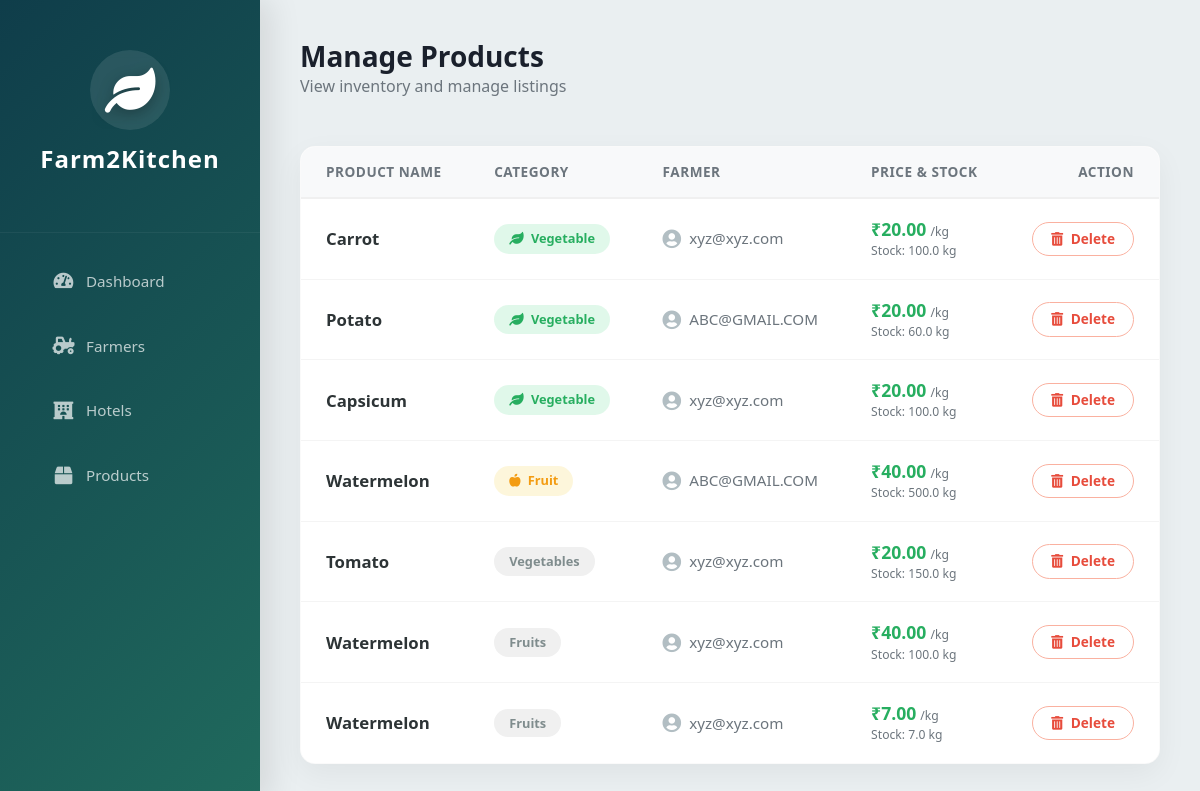
/dashboard/, run on the app's committed database.
### pages/models.py (models this page shows, shortened)
class Product(models.Model):
    CATEGORY_CHOICES = (('Veg', 'Vegetables'), ('Fruit', 'Fruits'), ('Grain', 'Grains'), ('Dairy', 'Dairy'))
    farmer = models.ForeignKey(User, on_delete=models.CASCADE, related_name='products', default="True")
    name = models.CharField(max_length=100)
    category = models.CharField(max_length=50, choices=CATEGORY_CHOICES, default='')
    price_per_kg = models.DecimalField(max_digits=10, decimal_places=2, default=0.00)
    quantity_available = models.FloatField(default=0.0) # in kg
    is_active = models.BooleanField(default=True) # Admin can hide product

### pages/views.py (the view)
# urls.py: path('dashboard/', dashboard_view, name='dashboard'),
def dashboard_view(request):
    products_list = Product.objects.all()
    context = {
        "products": products_list,
    }
    return render(request, "pages/manage_products.html", context)

### pages/templates/pages/manage_products.html (shortened to what this page needs)
<!DOCTYPE html>
<html lang="en">
<head>
    <link rel="stylesheet" href="https://stackpath.bootstrapcdn.com/bootstrap/4.5.2/css/bootstrap.min.css">
    <link rel="stylesheet" href="https://cdnjs.cloudflare.com/ajax/libs/font-awesome/5.15.4/css/all.min.css">
</head>
<body>
    <div class="sidebar">
        <div class="brand-logo">
            <div class="logo-icon"><i class="fas fa-leaf"></i></div>
            <h4 style="font-weight: 700; letter-spacing: 1px;">Farm2Kitchen</h4>
        </div>
        <a href="{% url 'admin_dashboard' %}" class="{% if request.resolver_match.url_name == 'admin_dashboard' %}active{% endif %}">
            <i class="fas fa-tachometer-alt"></i> Dashboard
        </a>
        <a href="{% url 'manage_farmers' %}" class="{% if request.resolver_match.url_name == 'manage_farmers' %}active{% endif %}">
            <i class="fas fa-tractor"></i> Farmers
        </a>
        <a href="{% url 'manage_hotels' %}" class="{% if request.resolver_match.url_name == 'manage_hotels' %}active{% endif %}">
            <i class="fas fa-hotel"></i> Hotels
        </a>
        <a href="{% url 'manage_products' %}" class="{% if request.resolver_match.url_name == 'manage_products' %}active{% endif %}">
            <i class="fas fa-box"></i> Products
        </a>
    </div>
    <div class="main-content">
        <div class="d-flex justify-content-between align-items-center mb-5">
            <div>
                <h3 style="font-weight: 800; color: #1a202c; margin:0;">Manage Products</h3>
                <p class="text-muted m-0">View inventory and manage listings</p>
            </div>
        </div>
        <div class="table-container">
            <table class="table table-hover mb-0">
                <thead>
                    <tr>
                        <th>Product Name</th>
                        <th>Category</th>
                        <th>Farmer</th>
                        <th>Price & Stock</th>
                        <th class="text-right">Action</th>
                    </tr>
                </thead>
                <tbody>
                    {% for product in products %}
                    <tr>
                        <td>
                            <strong style="font-size: 1.05rem; color: #2d3436;">{{ product.name }}</strong>
                        </td>
                        <td>
                            {% if product.category == 'Veg' %}
                                <span class="badge badge-pill badge-soft-success"><i class="fas fa-leaf mr-1"></i> Vegetable</span>
                            {% elif product.category == 'Fruit' %}
                                <span class="badge badge-pill badge-soft-warning"><i class="fas fa-apple-alt mr-1"></i> Fruit</span>
                            {% elif product.category == 'Dairy' %}
                                <span class="badge badge-pill badge-soft-info"><i class="fas fa-cheese mr-1"></i> Dairy</span>
                            {% else %}
                                <span class="badge badge-pill badge-soft-secondary">{{ product.category }}</span>
                            {% endif %}
                        </td>
                        <td>
                            <div class="d-flex align-items-center text-muted">
                                <i class="fas fa-user-circle mr-2" style="font-size: 1.2rem; color: #b2bec3;"></i>
                                {{ product.farmer.username }}
                            </div>
                        </td>
                        <td>
                            <div style="line-height: 1.2;">
                                <strong style="color: #27ae60; font-size: 1.1rem;">₹{{ product.price_per_kg }}</strong> <small class="text-muted">/kg</small><br>
                                <small class="text-secondary">Stock: {{ product.quantity_available }} kg</small>
                            </div>
                        </td>
                        <td class="text-right">
                            <a href="{% url 'delete_product' product.id %}"
                               class="btn btn-delete"
                               onclick="return confirm('Remove this product listing?');">
                                <i class="fas fa-trash-alt mr-1"></i> Delete
                            </a>
                        </td>
                    </tr>
                    {% empty %}
                    <tr><td colspan="5" class="text-center py-5 text-muted">No products listing found.</td></tr>
                    {% endfor %}
                </tbody>
            </table>
        </div>
    </div>
</body>
</html>

### pages/templates/pages/manage_products.html (style rules this page uses)
:root { --primary-green: #2ecc71; --sidebar-width: 260px; --sidebar-gradient: linear-gradient(135deg, #0f3d4a 0%, #206a5d 100%); --bg-light: #eaeff1; --card-radius: 20px; --btn-radius: 50px; }
body { background-color: var(--bg-light); font-family: 'Segoe UI', Roboto, sans-serif; color: #444; overflow-x: hidden; }
.sidebar { height: 100vh; width: var(--sidebar-width); position: fixed; top: 0; left: 0; background: var(--sidebar-gradient); color: white; box-shadow: 10px 0 30px rgba(0,0,0,0.1); z-index: 1000; padding-top: 20px; }
.brand-logo { text-align: center; padding: 30px 20px 50px 20px; border-bottom: 1px solid rgba(255,255,255,0.05); margin-bottom: 20px; }
.logo-icon { font-size: 45px; color: #fff; margin-bottom: 10px; text-shadow: 0 4px 15px rgba(0,0,0,0.3); background: rgba(255,255,255,0.1); width: 80px; height: 80px; line-height: 80px; border-radius: 50%; margin: 0 auto 15px auto; backdrop-filter: blur(5px); }
.sidebar a { padding: 16px 30px; display: flex; align-items: center; color: rgba(255,255,255,0.7); text-decoration: none; transition: all 0.3s cubic-bezier(0.25, 0.8, 0.25, 1); margin: 8px 20px; border-radius: var(--btn-radius); font-size: 0.95rem; font-weight: 500; border: 1px solid transparent; }
.sidebar a i { width: 25px; text-align: center; margin-right: 10px; font-size: 1.1rem; }
.main-content { margin-left: var(--sidebar-width); padding: 40px; }
.table-container { background: white; padding: 0; border-radius: 15px; box-shadow: 0 10px 30px rgba(0,0,0,0.05); overflow: hidden; border: 1px solid rgba(0,0,0,0.02); }
.table thead th { border-top: none; border-bottom: 2px solid #f0f0f0; background-color: #f8f9fa; color: #6c757d; font-weight: 700; text-transform: uppercase; font-size: 0.85rem; letter-spacing: 0.5px; padding: 15px 25px; }
.table tbody td { vertical-align: middle; padding: 20px 25px; color: #444; border-top: 1px solid #f4f4f4; font-size: 0.95rem; }
.table-hover tbody tr { transition: background-color 0.2s, transform 0.2s; }
.badge-pill { padding: 8px 15px; font-weight: 600; font-size: 0.8rem; }
.badge-soft-success { background-color: rgba(46, 204, 113, 0.15); color: #27ae60; }
.badge-soft-warning { background-color: rgba(241, 196, 15, 0.15); color: #f39c12; }
.badge-soft-secondary { background-color: #f0f0f0; color: #7f8c8d; }
.btn-delete { background: #fff; color: #e74c3c; border: 1px solid #fab1a0; padding: 6px 18px; border-radius: var(--btn-radius); font-size: 0.85rem; font-weight: 600; transition: all 0.3s; }

### data on the page
Product: name "Carrot", category "Veg" (drawn), farmer.username "xyz@xyz.com", price_per_kg "20.00", quantity_available "100.0"
Product: name "Potato", category "Veg" (drawn), farmer.username "ABC@GMAIL.COM", price_per_kg "20.00", quantity_available "60.0"
Product: name "Capsicum", category "Veg" (drawn), farmer.username "xyz@xyz.com", price_per_kg "20.00", quantity_available "100.0"
Product: name "Watermelon", category "Fruit" (drawn), farmer.username "ABC@GMAIL.COM", price_per_kg "40.00", quantity_available "500.0"
Product: name "Tomato", category "Vegetables", farmer.username "xyz@xyz.com", price_per_kg "20.00", quantity_available "150.0"
Product: name "Watermelon", category "Fruits", farmer.username "xyz@xyz.com", price_per_kg "40.00", quantity_available "100.0"
Product: name "Watermelon", category "Fruits", farmer.username "xyz@xyz.com", price_per_kg "7.00", quantity_available "7.0"
